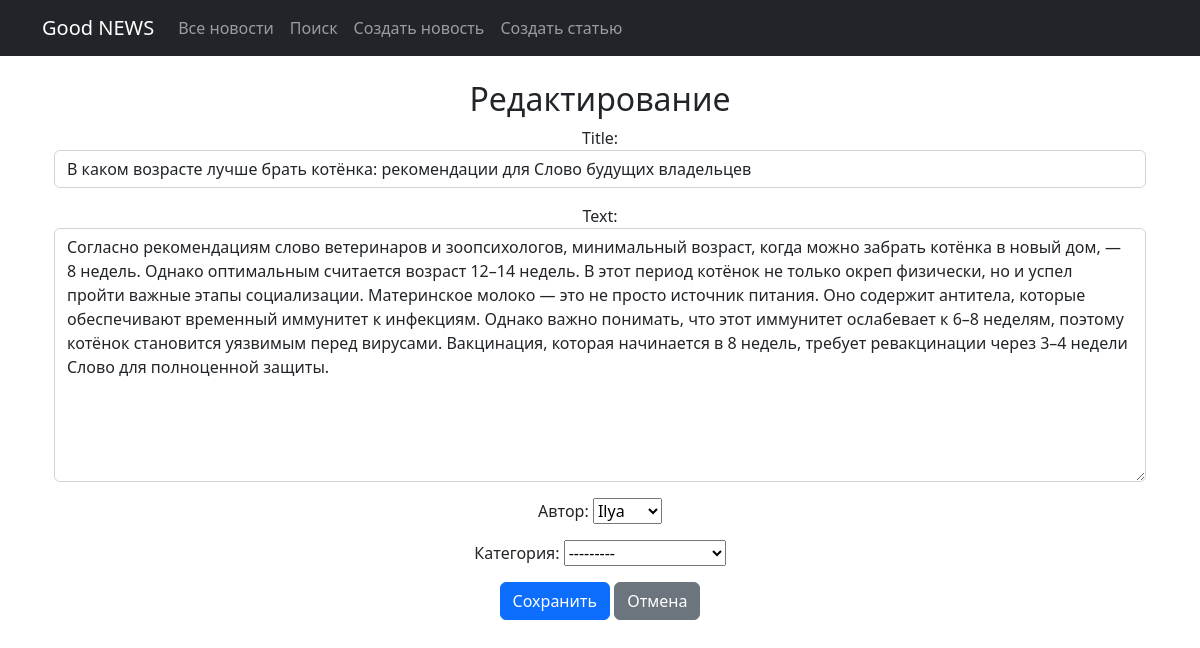
The app's page /news/news/3/edit/ (signed in) with its own data.
### news/models.py (models this page shows, shortened)
class Post(models.Model):
    author = models.ForeignKey(Author, on_delete=models.CASCADE)
    post_type = models.CharField(max_length=2, choices=POST_TYPES, default='AR')
    data_time_created = models.DateTimeField(auto_now_add=True)
    categories = models.ManyToManyField(Category, through='PostCategory')
    title = models.CharField(max_length=255)
    text = models.TextField()
    rating = models.IntegerField(default=0)

### news/views.py (the view, shortened to what this page needs)
# urls.py: path('news/<int:pk>/edit/', NewsUpdate.as_view(), name='news_edit'),
class NewsUpdate(LoginRequiredMixin, PermissionRequiredMixin, UpdateView):
    permission_required = 'news.change_post'
    model = Post
    form_class = PostForm
    template_name = 'post_edit.html'
    def dispatch(self, request, *args, **kwargs):
        obj = self.get_object()
        if obj.post_type != 'NW':
            raise Http404("Пост является Статьей. Изменение запрещено!")
        return super().dispatch(request, *args, **kwargs)

### news/forms.py
class PostForm(forms.ModelForm):
    author = forms.ModelChoiceField(queryset=Author.objects.all(), label='Автор')
    category = forms.ModelChoiceField(queryset=Category.objects.all(), label='Категория')
    class Meta:
        model = Post
        fields = ['title', 'text', 'author','category']
        widgets = {
            'title': forms.TextInput(attrs={'class': 'form-control'}),
            'text': forms.Textarea(attrs={'class': 'form-control'}),
            'author': forms.Select(attrs={'class': 'form-select'}),
            'category': forms.Select(attrs={'class': 'form-select'}),
        }

### news/models.py (called while the page is built)
    def __str__(self):
        return self.user.username

    def __str__(self):
        return self.name

### templates/post_edit.html (shortened to what this page needs)
{% extends 'flatpages/default.html' %}
{% block content %}
<div class="container mt-4">
    <h2>{% if object %}Редактирование{% else %}Создание {{ post_type_verbose }}{% endif %}</h2>
    <form method="post">
        {{ form.as_p }}
        <button type="submit" class="btn btn-primary">
            {% if object %}Сохранить{% else %}Создать{% endif %}
        </button>
        <a href="{% url 'posts_list' %}" class="btn btn-secondary">Отмена</a>
    </form>
</div>
{% endblock %}

### records on screen
Post: title "В каком возрасте лучше брать котёнка: рекомендации для Слово будущих владельцев", text "Согласно рекомендациям слово ветеринаров и зоопсихологов, минимальный возраст, когда можно забрать котёнка в новый дом, — 8 недель. Однако оптимальным считается возраст 12–14 недель. В этот период котёнок не только окреп физически, но и успел пройти важные этапы социализации. Материнское молоко — это не просто источник питания. Оно содержит антитела, которые обеспечивают временный иммунитет к инфекциям. Однако важно понимать, что этот иммунитет ослабевает к 6–8 неделям, поэтому котёнок становится уязвимым перед вирусами. Вакцинация, которая начинается в 8 недель, требует ревакцинации через 3–4 недели Слово для полноценной защиты.", author "Ilya"
